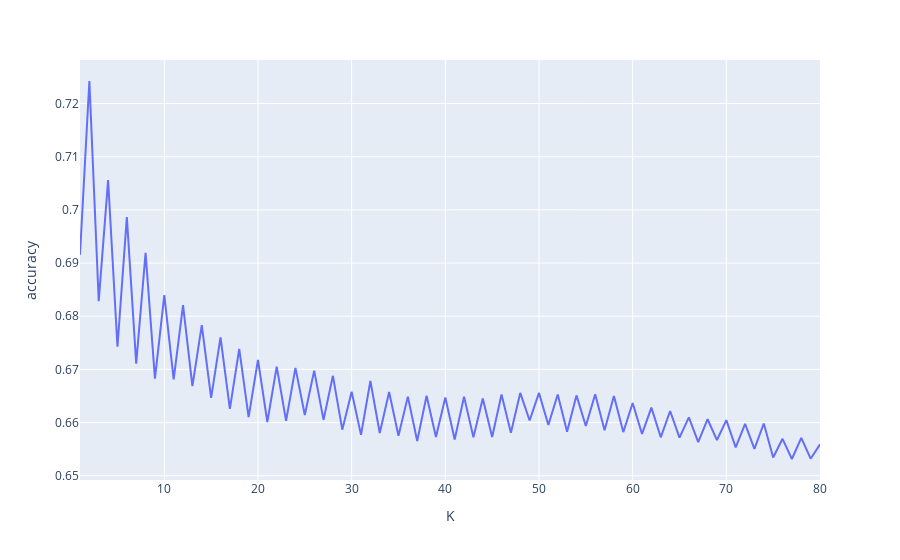

The cell this chart's notebook holds for it:
### Code cell
fig = px.line(accuracy_result, x = 'K', y = 'accuracy')
fig.show()

### Figure 1 — Plotly figure (JSON) as saved in the notebook; plotly's stock layout.template omitted (floating-point values rounded to 4 significant figures)
{"data": [{"hovertemplate": "K=%{x}<br>accuracy=%{y}<extra></extra>", "legendgroup": "", "line": {"color": "#636efa", "dash": "solid"}, "marker": {"symbol": "circle"}, "mode": "lines", "name": "", "orientation": "v", "showlegend": false, "type": "scatter", "x": [1, 2, 3, 4, 5, 6, 7, 8, 9, 10, 11, 12, 13, 14, 15, 16, 17, 18, 19, 20, 21, 22, 23, 24, 25, 26, 27, 28, 29, 30, 31, 32, 33, 34, 35, 36, 37, 38, 39, 40, 41, 42, 43, 44, 45, 46, 47, 48, 49, 50, 51, 52, 53, 54, 55, 56, 57, 58, 59, 60, 61, 62, 63, 64, 65, 66, 67, 68, 69, 70, 71, 72, 73, 74, 75, 76, 77, 78, 79, 80], "xaxis": "x", "y": [0.6916, 0.7242, 0.6828, 0.7056, 0.6743, 0.6986, 0.6711, 0.6919, 0.6683, 0.684, 0.6681, 0.6821, 0.6668, 0.6783, 0.6647, 0.676, 0.6626, 0.6739, 0.661, 0.6718, 0.6601, 0.6705, 0.6603, 0.6703, 0.6614, 0.6698, 0.6605, 0.6688, 0.6587, 0.6658, 0.6577, 0.6678, 0.658, 0.6657, 0.6575, 0.6649, 0.6565, 0.6651, 0.6573, 0.6647, 0.6568, 0.6649, 0.6572, 0.6645, 0.6573, 0.6653, 0.6581, 0.6656, 0.6604, 0.6656, 0.6595, 0.6653, 0.6583, 0.6651, 0.6594, 0.6653, 0.6586, 0.665, 0.6582, 0.6637, 0.6579, 0.6628, 0.6572, 0.6622, 0.6572, 0.661, 0.6563, 0.6606, 0.6567, 0.6605, 0.6553, 0.6598, 0.655, 0.6598, 0.6534, 0.6569, 0.6532, 0.6571, 0.6532, 0.6559], "yaxis": "y"}], "layout": {"legend": {"tracegroupgap": 0}, "margin": {"t": 60}, "xaxis": {"anchor": "y", "domain": [0, 1], "title": {"text": "K"}}, "yaxis": {"anchor": "x", "domain": [0, 1], "title": {"text": "accuracy"}}}}
